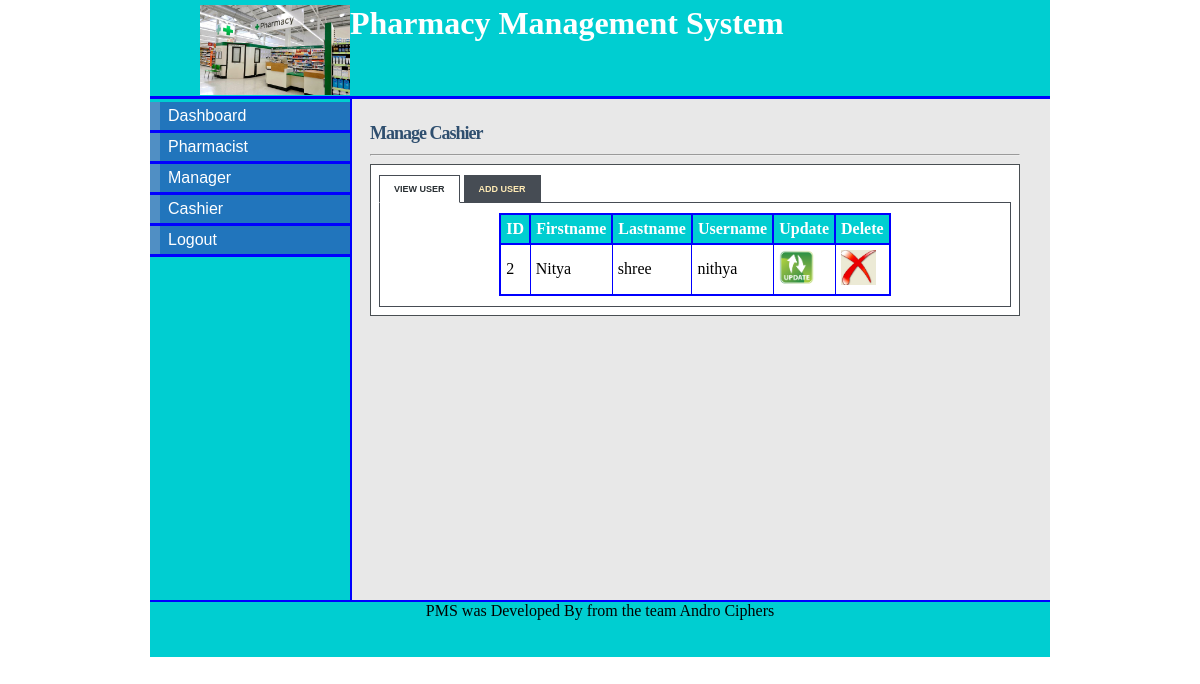
Before: /admin_cashier.php (signed in) with the older database file.
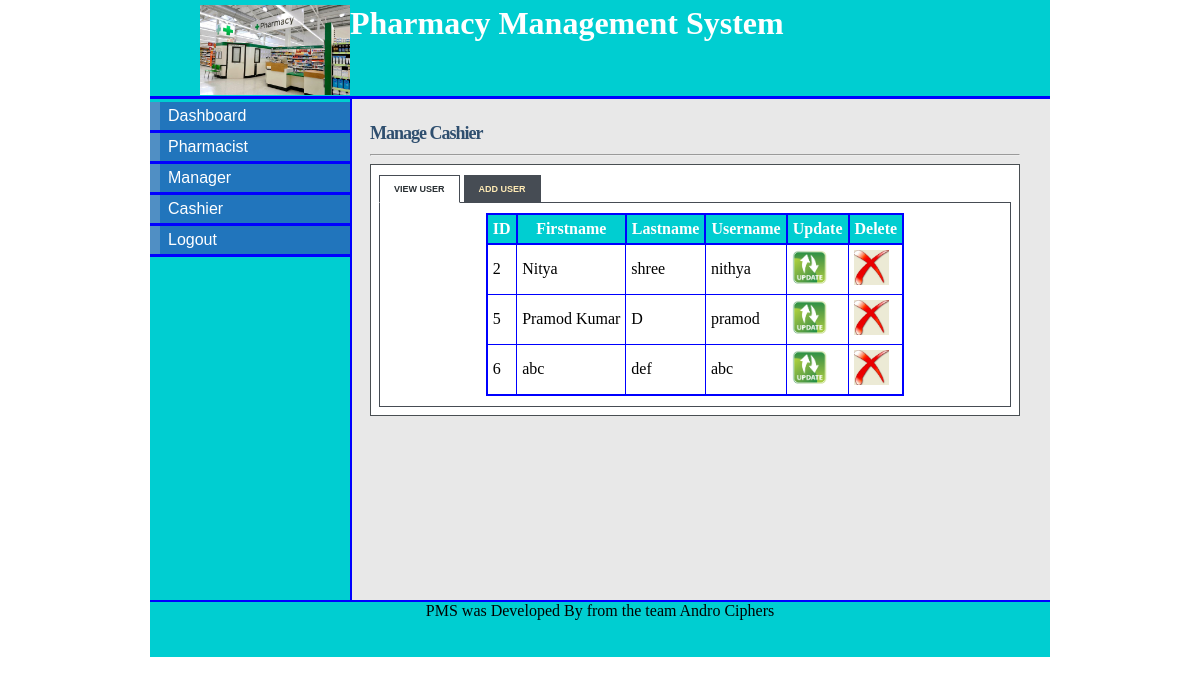
After: the same page with the newer database file.
### tables this page shows
CREATE TABLE `cashier` (
  `cashier_id` tinyint(5) NOT NULL,
  `first_name` varchar(15) NOT NULL,
  `last_name` varchar(15) NOT NULL,
  `staff_id` varchar(10) NOT NULL,
  `postal_address` varchar(20) NOT NULL,
  `phone` varchar(12) NOT NULL,
  `email` varchar(20) NOT NULL,
  `username` varchar(10) NOT NULL,
  `password` varchar(10) NOT NULL,
  `date` datetime NOT NULL
);

### admin_cashier.php (the view, shortened to what this page needs)
<!DOCTYPE html>
<html>
<head>
<link rel="stylesheet" type="text/css" href="style/mystyle.css">
<link rel="stylesheet" href="style/style.css" type="text/css" media="screen" />
<link rel="stylesheet" href="style/table.css" type="text/css" media="screen" />
</head>
<body>
<div id="content">
<div id="header">
<h1><a href="#"><img src="images/main_logo.jpg"></a> Pharmacy Management System</h1></div>
<div id="left_column">
<div id="button">
		<ul>
			<li><a href="admin.php">Dashboard</a></li>
			<li><a href="admin_pharmacist.php">Pharmacist</a></li>
			<li><a href="admin_manager.php">Manager</a></li>
			<li><a href="admin_cashier.php">Cashier</a></li>
			<li><a href="logout.php">Logout</a></li>
		</ul>
</div>
</div>
<div id="main">
<div id="tabbed_box" class="tabbed_box">
    <h4>Manage Cashier</h4>
<hr/>
    <div class="tabbed_area">
        <ul class="tabs">
            <li><a href="javascript:tabSwitch('tab_1', 'content_1');" id="tab_1" class="active">View User</a></li>
            <li><a href="javascript:tabSwitch('tab_2', 'content_2');" id="tab_2">Add User</a></li>
        </ul>
        <div id="content_1" class="content">
		<?php echo $message;
       $result = mysql_query("SELECT * FROM cashier")or die(mysql_error());
        echo "<table border='1' cellpadding='5'align='center'>";
        echo "<tr> <th>ID</th><th>Firstname </th> <th>Lastname </th> <th>Username </th><th>Update </th><th>Delete</th></tr>";
        while($row = mysql_fetch_array( $result )) {
                echo "<tr>";
                echo '<td>' . $row['cashier_id'] . '</td>';
                echo '<td>' . $row['first_name'] . '</td>';
				echo '<td>' . $row['last_name'] . '</td>';
				echo '<td>' . $row['username'] . '</td>';
				?>
				<td><a href="update_cashier.php?username=<?php echo $row['username']?>&fname=<?php echo $row['first_name']?>"><img src="images/update-icon.png" width="35" height="35" border="0" /></a></td>
				<td><a href="delete_cashier.php?cashier_id=<?php echo $row['cashier_id']?>"><img src="images/delete-icon.jpg" width="35" height="35" border="0" /></a></td>
				<?php
		 }
        echo "</table>";
?>
        </div>
    </div>
</div>
</div>
<div id="footer" align="Center"> PMS was Developed By from the team Andro Ciphers</div>
</div>
</body>
</html>

Changed rows visible on the page:
added cashier: cashier_id "5", first_name "Pramod Kumar", last_name "D", username "pramod"
added cashier: cashier_id "6", first_name "abc", last_name "def", username "abc"
